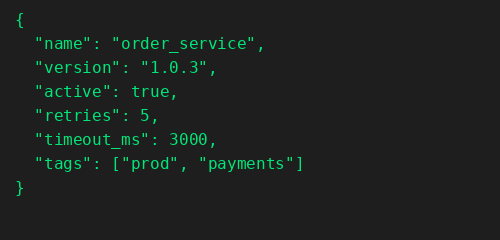
#> input picture reports/ui_reports/comparison_20260911_145333_234d3812/extra_actual/pair3_json_image1.png, 500 x 240 px
$ python -i word_diff.py   (imports and definitions only)
#> lines starting #> are read from the running program, lines starting #| are printed output that depends on the picture; after the words box and inside, x2 and y2 are one past the last pixel; in counts of white or black regions, pixels touching at a corner belong together
"""
Line-by-line, word-by-word comparison between two COBOL screenshot images
using ONLY Pillow.

No OCR engine is used.

Words are detected using pixel geometry.
"""

import difflib

from typing import (
    List,
    Dict,
    Any,
    Tuple
)

from PIL import (
    Image,
    ImageDraw,
    ImageFont
)


# =========================================================
# TUNABLES
# =========================================================

MIN_LINE_HEIGHT = 5

MIN_WORD_WIDTH = 2

LINE_ROW_GAP = 0

WORD_COL_GAP = 5

LINE_SIG_SIZE = (
    96,
    12
)

WORD_SIG_SIZE = (
    24,
    14
)

QUANT_LEVELS = 6


# =========================================================
# OTSU
# =========================================================

def _otsu_threshold(
    gray_img: Image.Image
) -> int:

    hist = gray_img.histogram()

    total = sum(hist)

    sum_total = sum(
        i * hist[i]
        for i in range(256)
    )

    sum_b = 0.0

    w_b = 0

    max_var = -1.0

    threshold = 127

    for i in range(256):

        w_b += hist[i]

        if w_b == 0:
            continue

        w_f = total - w_b

        if w_f == 0:
            break

        sum_b += (
            i * hist[i]
        )

        m_b = (
            sum_b /
            w_b
        )

        m_f = (
            sum_total -
            sum_b
        ) / w_f

        var_between = (
            w_b *
            w_f *
            (m_b - m_f) ** 2
        )

        if var_between > max_var:

            max_var = (
                var_between
            )

            threshold = i

    return threshold


# =========================================================
# FOREGROUND MASK
# =========================================================

def foreground_mask(
    img: Image.Image
) -> Image.Image:

    gray = img.convert(
        "L"
    )

    threshold = (
        _otsu_threshold(
            gray
        )
    )

    hist = gray.histogram()

    below = sum(
        hist[
            :threshold + 1
        ]
    )

    above = sum(
        hist[
            threshold + 1:
        ]
    )

    if below <= above:

        mask = gray.point(
            lambda p:
            255
            if p <= threshold
            else 0
        )

    else:

        mask = gray.point(
            lambda p:
            255
            if p > threshold
            else 0
        )

    return mask


# =========================================================
# LINE SEGMENTATION
# =========================================================

# [990 lines left out: functions segment_lines, segment_words, build_lines, _quantized_signature, line_signature, word_signature and 4 more, not called in this run]


# =========================================================
# ANNOTATION COLORS
# =========================================================

COLORS = {

    "matched":
        (0, 170, 60),

    "changed":
        (220, 30, 30),

    "missing":
        (230, 140, 0),

    "extra":
        (30, 100, 220),
}


# =========================================================
# RENDER ANNOTATED
# =========================================================

# [319 lines left out: functions render_annotated, render_legend, render_text_report, not called in this run]

>>> from PIL import Image
>>> picture = Image.open('../reports/ui_reports/comparison_20260911_145333_234d3812/extra_actual/pair3_json_image1.png')
#> picture is the input picture: PIL image 500x240 RGB; mean R, G, B 29.4, 34.2, 31.9
>>> result = foreground_mask(picture)
#> in foreground_mask, `gray = img.convert( "L" )`:
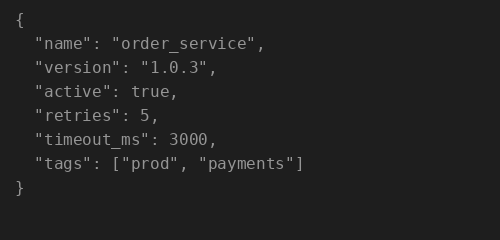
#> gray: PIL image 500x240 L; min 30, max 149, mean 32.5
#> in _otsu_threshold, `hist = gray_img.histogram()`: hist = 256 values, max 115682 at index 30, min 0 at index 0, mean 468.8
#> in _otsu_threshold, `total = sum(hist)`: total = 120000
#> in _otsu_threshold, `sum_total = sum( i * hist[i] for i in range(256) )`: sum_total = 3901014
#> the loop in _otsu_threshold, `for i in range(256): ` made 150 passes
#> (w_b, w_f, sum_b, m_b, m_f, max_var) on passes 31 to 42: (115682, 4318, 3470460, 30, 99.71, 2.43e+12), (115753, 4247, 3472661, 30, 100.9, 2.47e+12), (115799, 4201, 3474133, 30, 101.6, 2.49e+12), (115862, 4138, 3476212, 30, 102.7, 2.53e+12), (115883, 4117, 3476926, 30, 103, 2.54e+12), (115932, 4068, 3478641, 30.01, 103.8, 2.57e+12), (115950, 4050, 3479289, 30.01, 104.1, 2.58e+12), (115974, 4026, 3480177, 30.01, 104.5, 2.59e+12), (116052, 3948, 3483141, 30.01, 105.8, 2.63e+12), (116064, 3936, 3483609, 30.01, 106, 2.64e+12), (116104, 3896, 3485209, 30.02, 106.7, 2.66e+12), (116141, 3859, 3486726, 30.02, 107.4, 2.68e+12)
#> w_b on passes 1 to 6: 0, 0, 0, 0, 0, 0
#> after the loop in _otsu_threshold, `for i in range(256):`: max_var = 3.01e+12; sum_b = 3784198; threshold = 78; w_b = 120000
#> in foreground_mask, `threshold = ( _otsu_threshold( gray ) )`: threshold = 78
#> in foreground_mask, `below = sum( hist[ :threshold + 1 ] )`: below = 117231
#> in foreground_mask, `above = sum( hist[ threshold + 1: ] )`: above = 2769
#> in foreground_mask, `mask = gray.point( lambda p: 255 if p > threshold else 0 )`:
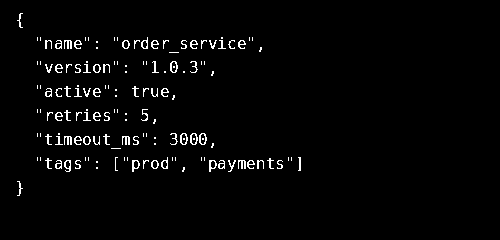
#> mask: PIL image 500x240 L; 2.3% white in thin lines or dots, all inside (x1, y1, x2, y2) = (17, 13, 301, 196)

$ run again, on reports/ui_reports/comparison_20260911_145333_234d3812/extra_actual/pair4_cobol_image1.png
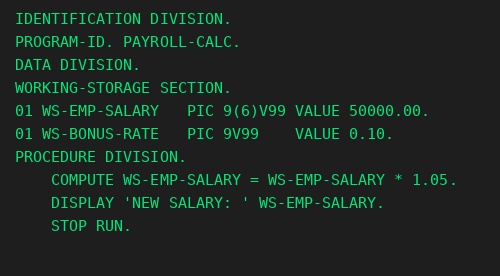
#> input picture reports/ui_reports/comparison_20260911_145333_234d3812/extra_actual/pair4_cobol_image1.png, 500 x 276 px
#> picture is the input picture: PIL image 500x276 RGB; mean R, G, B 28.4, 40.4, 34.7
#> in foreground_mask, `gray = img.convert( "L" )`:
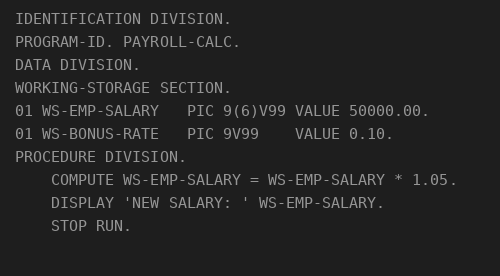
#> gray: PIL image 500x276 L; min 30, max 149, mean 36.2
#> in _otsu_threshold, `hist = gray_img.histogram()`: hist = 256 values, max 126137 at index 30, min 0 at index 0, mean 539.1
#> total = 138000
#> sum_total = 4992947
#> the loop in _otsu_threshold, `for i in range(256): ` made 150 passes
#> (w_b, w_f, sum_b, m_b, m_f, max_var) on passes 31 to 38: (126137, 11863, 3784110, 30, 101.9, 7.74e+12), (126446, 11554, 3793689, 30, 103.8, 7.96e+12), (126701, 11299, 3801849, 30.01, 105.4, 8.14e+12), (126796, 11204, 3804984, 30.01, 106, 8.21e+12), (126893, 11107, 3808282, 30.01, 106.7, 8.28e+12), (127026, 10974, 3812937, 30.02, 107.5, 8.37e+12), (127065, 10935, 3814341, 30.02, 107.8, 8.4e+12), (127090, 10910, 3815266, 30.02, 107.9, 8.42e+12)
#> after the loop in _otsu_threshold, `for i in range(256):`: max_var = 9.39e+12; sum_b = 4678110; threshold = 77; w_b = 138000
#> in foreground_mask, `threshold = ( _otsu_threshold( gray ) )`: threshold = 77
#> below = 129829
#> above = 8171
#> in foreground_mask, `mask = gray.point( lambda p: 255 if p > threshold else 0 )`:
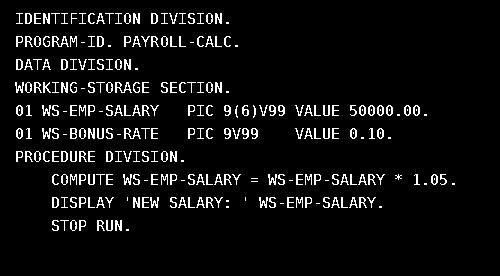
#> mask: PIL image 500x276 L; 5.9% white in thin lines or dots, all inside (x1, y1, x2, y2) = (15, 13, 455, 231)
